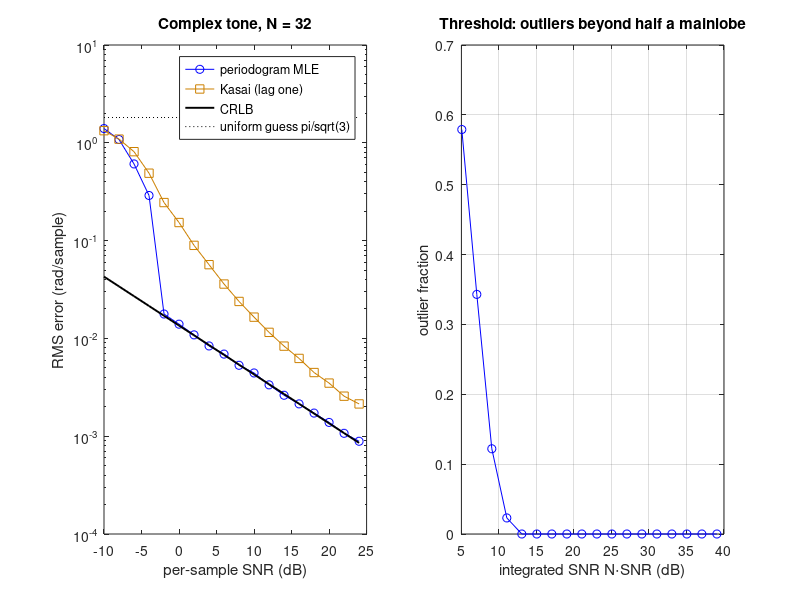

MATLAB code for this plot:
%% m12_frequency_crlb.m
% Purpose : frequency of a tone in noise (slow-time Doppler is this problem).
%   Part 1: complex tone y[n] = A exp(j(w n + phi)) + w[n], n = 0..N-1, in
%           circular complex Gaussian noise of variance sigma^2. The MLE is
%           the periodogram peak (zero-padded FFT, then a fine grid and a
%           parabola). Compared with the CRLB
%               var(w_hat) >= 6 / (SNR N (N^2 - 1)),  SNR = A^2/sigma^2,
%           and with the lag-one (Kasai) estimator. Shows the threshold.
%   Part 2: real sinusoid x[n] = A cos(2 pi f n + phi) + w[n] (Kay, Vol. I,
%           Example 3.14): var(f_hat) >= 12 / ((2 pi)^2 eta N (N^2 - 1)),
%           eta = A^2/(2 sigma^2). The exact MLE (projection on cos/sin)
%           reaches it; the plain periodogram peak does not at short N.
% Change  : N, the SNR grid, f0/PRF for the velocity conversion.
% Expect  : N = 32: MSE/CRLB ~1.0 for SNR >= -2 dB (N*SNR >= 13 dB); ~180x
%           at -4 dB; hundreds of times below. Kasai approaches
%           N(N+1)/(6(N-1)) = 5.7x the CRLB at high SNR and is far worse at
%           moderate SNR. Part 2: exact MLE ~1.0x; periodogram peak 1.4x,
%           4.3x, 35x at eta = 10, 20, 30 dB (bias from the -f image).
rng(2);

%% Part 1: complex tone, MLE and Kasai vs CRLB
N = 32;                       % samples (ensemble length)
snrdB = -10:2:24;             % per-sample SNR A^2/sigma^2 (dB)
nTrial = 1000;
L = 2^nextpow2(16*N);         % zero-padded FFT length
n = (0:N-1)';
nFine = 41;                   % fine grid points across +-1 FFT bin
mseMLE = zeros(size(snrdB)); mseKas = mseMLE; outFrac = mseMLE; crlb = mseMLE;
for k = 1:numel(snrdB)
    snr = 10^(snrdB(k)/10);
    w0 = (rand(1, nTrial) - 0.5) * 2*pi;          % true frequencies (rad/sample)
    ph = rand(1, nTrial) * 2*pi;
    Y = exp(1j*(n*w0 + ones(N, 1)*ph)) + sqrt(1/(2*snr)) * (randn(N, nTrial) + 1j*randn(N, nTrial));
    P = abs(fft(Y, L)).^2;
    [~, kmax] = max(P);
    wc = 2*pi*(kmax - 1)/L;                       % coarse peak
    errM = zeros(1, nTrial);
    for t = 1:nTrial
        wg = wc(t) + linspace(-2*pi/L, 2*pi/L, nFine);   % fine grid
        J = abs(exp(-1j*n*wg).' * Y(:, t)).^2;            % periodogram on the grid
        [~, j] = max(J); j = min(max(j, 2), nFine - 1);
        dlt = 0.5*(J(j-1) - J(j+1)) / (J(j-1) - 2*J(j) + J(j+1));
        wHat = wg(j) + dlt*(wg(2) - wg(1));
        errM(t) = angle(exp(1j*(wHat - w0(t))));  % wrap to (-pi, pi]
    end
    errK = angle(sum(Y(2:end, :) .* conj(Y(1:end-1, :)), 1) .* exp(-1j*w0));
    crlb(k) = 6 / (snr * N * (N^2 - 1));
    mseMLE(k) = mean(errM.^2); mseKas(k) = mean(errK.^2);
    outFrac(k) = mean(abs(errM) > 0.5*2*pi/N);    % beyond half a mainlobe
end
fprintf('Part 1: complex tone, N = %d, %d trials per SNR\n', N, nTrial);
fprintf('  SNR(dB)  N*SNR(dB)  MLE/CRLB  Kasai/CRLB  outliers\n');
for k = 1:numel(snrdB)
    fprintf('  %6.0f  %8.1f  %9.2f  %9.2f  %8.3f\n', snrdB(k), snrdB(k) + 10*log10(N), ...
        mseMLE(k)/crlb(k), mseKas(k)/crlb(k), outFrac(k));
end
% Doppler conversion at one operating point
c = 1540; f0 = 5e6; PRF = 5e3; M = 16; snr = 10;   % 10 dB per pulse
sw = sqrt(6/(snr*M*(M^2 - 1)));
fprintf('  Doppler example: M = %d, SNR = 10 dB: sigma_w = %.4f rad/sample, sigma_fD = %.2f Hz, sigma_v = %.2f mm/s\n', ...
    M, sw, sw*PRF/(2*pi), c*sw*PRF/(2*pi)/(2*f0)*1e3);

%% Part 2: real sinusoid, exact MLE vs periodogram peak vs Kay's CRLB
N2 = 32; n2 = (0:N2-1)'; etadB = [10 20 30]; nT2 = 2000; L2 = 512;
fprintf('\nPart 2: real sinusoid, N = %d, f0 ~ U(0.1, 0.4) cycles/sample\n', N2);
for k = 1:numel(etadB)
    eta = 10^(etadB(k)/10); s2 = 1/(2*eta);              % A = 1
    f0t = 0.1 + 0.3*rand(1, nT2); ph = 2*pi*rand(1, nT2);
    X = cos(2*pi*n2*f0t + ones(N2, 1)*ph) + sqrt(s2)*randn(N2, nT2);
    eP = zeros(1, nT2); eX = eP;
    for t = 1:nT2
        x = X(:, t);
        Pq = abs(fft(x, L2)).^2; [~, kk] = max(Pq(2:L2/2)); kk = kk + 1;
        fg = (kk - 1)/L2 + linspace(-1/L2, 1/L2, nFine);
        E = exp(-1j*2*pi*n2*fg);
        Jp = abs(E.' * x).^2;                           % periodogram on the grid
        C = real(E); S = -imag(E);                       % cos and sin columns
        xc = C.'*x; xs = S.'*x; cc = sum(C.^2).'; ss = sum(S.^2).'; cs = sum(C.*S).';
        Jx = (ss.*xc.^2 - 2*cs.*xc.*xs + cc.*xs.^2) ./ (cc.*ss - cs.^2);   % ||P_H x||^2
        [~, j] = max(Jp); j = min(max(j, 2), nFine - 1);
        eP(t) = fg(j) + 0.5*(Jp(j-1) - Jp(j+1))/(Jp(j-1) - 2*Jp(j) + Jp(j+1))*(fg(2) - fg(1)) - f0t(t);
        [~, j] = max(Jx); j = min(max(j, 2), nFine - 1);
        eX(t) = fg(j) + 0.5*(Jx(j-1) - Jx(j+1))/(Jx(j-1) - 2*Jx(j) + Jx(j+1))*(fg(2) - fg(1)) - f0t(t);
    end
    crlbR = 12 / ((2*pi)^2 * eta * N2 * (N2^2 - 1));
    fprintf('  eta = %2d dB: exact MLE var/CRLB = %.2f, periodogram peak MSE/CRLB = %.2f\n', ...
        etadB(k), var(eX)/crlbR, mean(eP.^2)/crlbR);
end

%% Figure
figure('Position', [80 80 900 380]);
subplot(1, 2, 1);
semilogy(snrdB, sqrt(mseMLE), 'bo-', snrdB, sqrt(mseKas), 's-', 'Color', [0.8 0.5 0]); hold on;
semilogy(snrdB, sqrt(crlb), 'k-', 'LineWidth', 1.4);
semilogy(snrdB, pi/sqrt(3)*ones(size(snrdB)), 'k:');
xlabel('per-sample SNR (dB)'); ylabel('RMS error (rad/sample)');
title(sprintf('Complex tone, N = %d', N)); legend('periodogram MLE', 'Kasai (lag one)', 'CRLB', 'uniform guess pi/sqrt(3)');
subplot(1, 2, 2);
plot(snrdB + 10*log10(N), outFrac, 'bo-'); grid on;
xlabel('integrated SNR N\cdotSNR (dB)'); ylabel('outlier fraction');
title('Threshold: outliers beyond half a mainlobe');
